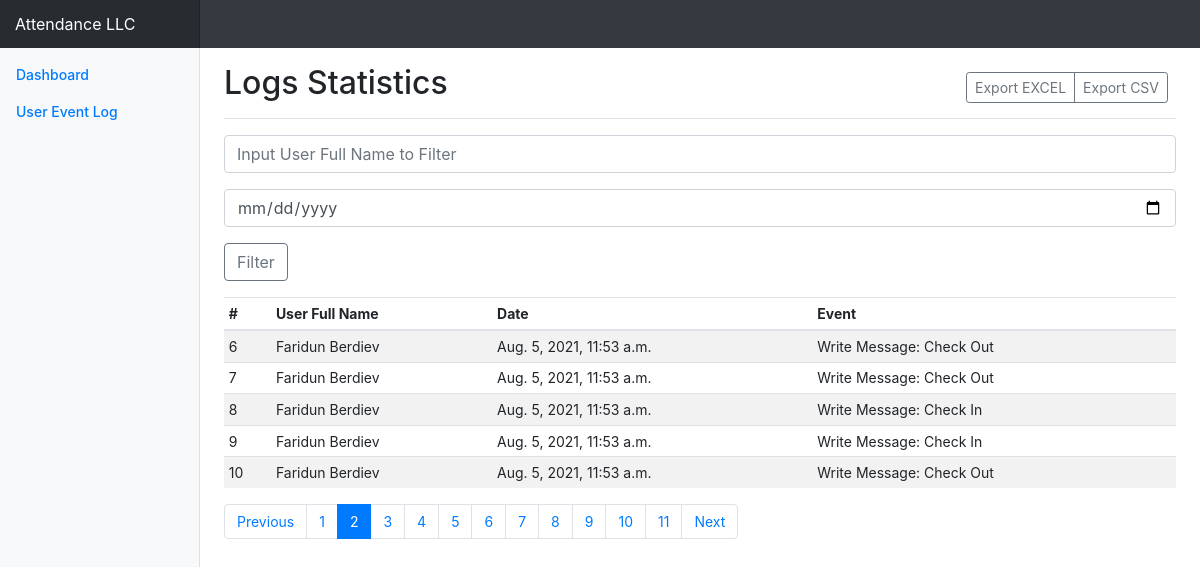
The app's page /logs?page=2&name-filter=&date-filter= with its own data.
### turboHrBotApp/models.py (models this page shows, shortened)
class UserEventLog(models.Model):
    UserFullName = models.TextField(
        verbose_name='Telegram User Full Name'
    )
    TimeStamp = models.DateTimeField(
        verbose_name='Date'
    )
    Event = models.TextField(
        verbose_name='User Event',
        max_length=150
    )
    class Meta:
        verbose_name = 'User Event Log'

### turboHrBotApp/views.py (the view)
# urls.py: path('logs', views.logs)
def logs(request):
    fullNameFilter = request.GET.get('name-filter')
    dateFilter = request.GET.get('date-filter')
    page = request.GET.get('page', 1)
    logs = userEventLogService.GetUserEventLogs(page, fullNameFilter, dateFilter)
    return render(request, 'logs.html', {
        'data': logs,
        'fullNameFilter': '' if fullNameFilter is None else fullNameFilter,
        'dateFilter': '' if dateFilter is None else dateFilter
    })

### turboHrBotApp/services/UserEventLogService.py (called while the page is built)
    def GetUserEventLogs(self, page, name, date):
        sqlRawQuery = 'SELECT * FROM turboHrBotApp_usereventLog'
        if name is not None and name is not '':
            sqlRawQuery += f" WHERE UserFullName = '{name}'"
        if date is not None and date is not '':
            if 'WHERE' in sqlRawQuery:
                sqlRawQuery += f" AND TimeStamp = date('{date}')"
            else:
                sqlRawQuery += f" WHERE TimeStamp = date('{date}')"
        logs = UserEventLog.objects.raw(sqlRawQuery)
        paginatorInstance = Paginator(logs, 5)
        pageNumber = page
        logs = paginatorInstance.get_page(pageNumber)
        return logs

### turboHrBotApp/templates/logs.html (shortened to what this page needs)
{% extends "base.html" %}
{% block content %}
  <div class="d-flex justify-content-between flex-wrap flex-md-nowrap align-items-center pb-2 mb-3 border-bottom">
    <h1 class="h2">Logs Statistics</h1>
    <div class="btn-toolbar mb-2 mb-md-0">
      <div class="btn-group mr-2">
        <a href="/exportLogsExcel?name-filter={{ fullNameFilter }}&date-filter={{ dateFilter }}" class="btn btn-sm btn-outline-secondary">Export EXCEL</a>
        <a href="/exportLogsCsv?name-filter={{ fullNameFilter }}&date-filter={{ dateFilter }}" class="btn btn-sm btn-outline-secondary">Export CSV</a>
      </div>
    </div>
  </div>
  <div class="table-responsive">
    <form class="form-group mb-3" id="filter-from">
      <input id="name-filter" name="name-filter" type="text"
            class="form-control mb-3"
            placeholder="Input User Full Name to Filter"
            aria-label="Full Name"
            aria-describedby="basic-addon2"
            value="{{ fullNameFilter }}">
      <input id="date-filter" name="date-filter" type="date"
            class="form-control mb-3"
            placeholder="Input Date to Filter"
            aria-label="Date"
            aria-describedby="basic-addon2"
            value="{{ dateFilter }}">
      <button class="btn btn-outline-secondary" type="submit">Filter</button>
    </form>
    <table class="table table-striped table-sm">
      <thead>
        <tr>
          <th>#</th>
          <th>User Full Name</th>
          <th>Date</th>
          <th>Event</th>
        </tr>
      </thead>
      <tbody>
        {% for item in data %}
        <tr>
          <td>{{ item.id }}</td>
          <td>{{ item.UserFullName }}</td>
          <td>{{ item.TimeStamp }}</td>
          <td>{{ item.Event }}</td>
        </tr>
        {% endfor %}
      </tbody>
    </table>
  </div>
  <nav aria-label="Pagination">
    <ul class="pagination">
      {% if data.has_previous %}
        <li class="page-item"><a class="page-link" href="?page={{ data.previous_page_number }}&name-filter={{ fullNameFilter }}&date-filter={{ dateFilter }}">Previous</a></li>
      {% endif %}
      {% for page in data.paginator.page_range %}
        {% if data.number == page %}
          <li class="page-item active"><a class="page-link" href="?page={{ page }}&name-filter={{ fullNameFilter }}&date-filter={{ dateFilter }}">{{ page }}</a></li>
        {% else %}
          <li class="page-item"><a class="page-link" href="?page={{ page }}&name-filter={{ fullNameFilter }}&date-filter={{ dateFilter }}">{{ page }}</a></li>
        {% endif %}
      {% endfor %}
      {% if data.has_next %}
        <li class="page-item"><a class="page-link" href="?page={{ data.next_page_number }}&name-filter={{ fullNameFilter }}&date-filter={{ dateFilter }}">Next</a></li>
      {% endif %}
    </ul>
  </nav>
{% endblock %}

### turboHrBotApp/templates/base.html (style rules this page uses)
body { font-size: .875rem; }
.border-bottom { border-bottom: 1px solid #e5e5e5; }

### records on screen
UserEventLog: id "6", UserFullName "Faridun Berdiev", TimeStamp "Aug. 5, 2021, 11:53 a.m.", Event "Write Message: Check Out"
UserEventLog: id "7", UserFullName "Faridun Berdiev", TimeStamp "Aug. 5, 2021, 11:53 a.m.", Event "Write Message: Check Out"
UserEventLog: id "8", UserFullName "Faridun Berdiev", TimeStamp "Aug. 5, 2021, 11:53 a.m.", Event "Write Message: Check In"
UserEventLog: id "9", UserFullName "Faridun Berdiev", TimeStamp "Aug. 5, 2021, 11:53 a.m.", Event "Write Message: Check In"
UserEventLog: id "10", UserFullName "Faridun Berdiev", TimeStamp "Aug. 5, 2021, 11:53 a.m.", Event "Write Message: Check Out"

### other values on screen
{{ page }} "1" "3" "4" "5" "6" "7" "8" "9" "10" "11"
{{ page }} "2"
